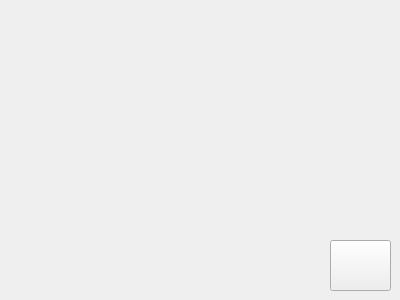
<?xml version="1.0" encoding="UTF-8"?>
<ui version="4.0">
 <class>ActionWidget</class>
 <widget class="QWidget" name="ActionWidget">
  <property name="geometry">
   <rect>
    <x>0</x>
    <y>0</y>
    <width>400</width>
    <height>300</height>
   </rect>
  </property>
  <property name="windowTitle">
   <string>Form</string>
  </property>
  <widget class="QPushButton" name="BackButton">
   <property name="geometry">
    <rect>
     <x>330</x>
     <y>240</y>
     <width>61</width>
     <height>51</height>
    </rect>
   </property>
   <property name="text">
    <string/>
   </property>
  </widget>
 </widget>
 <resources/>
 <connections/>
</ui>
